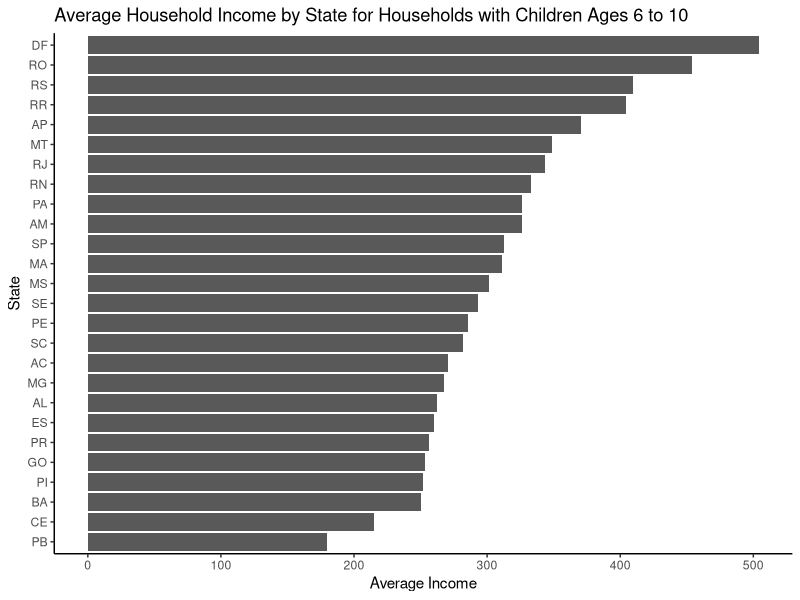
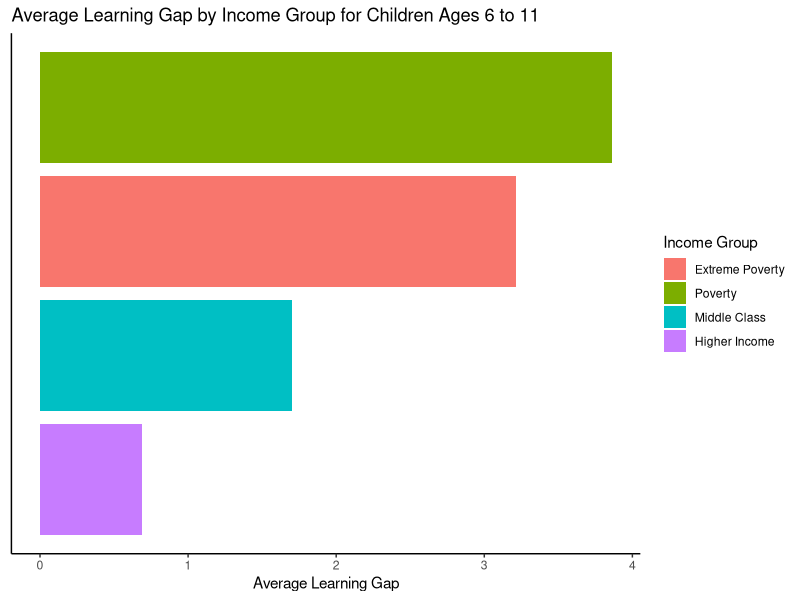
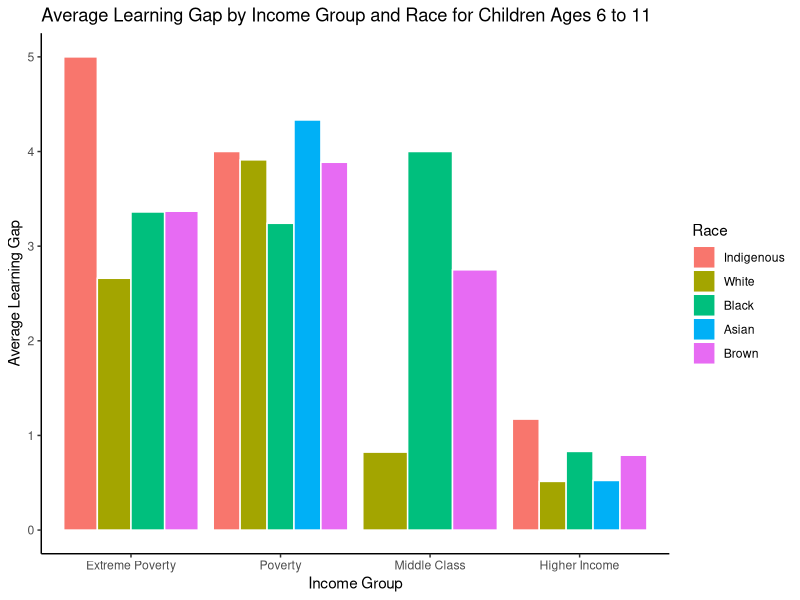

R code for these plots, in order:
## ---- chunk 1

#read the data
df_port = read.csv("PNAD.csv")

#load libraries
library(tidyverse)


## ---- chunk 2
df_en <- df_port %>%
  rename(
    age = idade,
    state = sigla_uf,
    family_size = numero_membros_familia,
    years_of_study = anos_estudo,
    current_grade_level = serie_frequentada,
    education_level = grau_frequentado,
    attends_school = frequenta_escola,
    income = renda_mensal_todas_fontes_deflacionado,
    sex = sexo,
    race = raca_cor
  ) %>%
  mutate(
    attends_school = factor(attends_school,levels = c(0, 1),labels = c("No", "Yes")),
    sex = factor(sex,levels = c(0, 1),labels = c("Female", "Male")),
race = factor(race,levels = c(0, 2, 4, 6, 8), labels = c("Indigenous", "White", "Black", "Asian", "Brown")),
    income_group = case_when(
      income >= 0 & income <= 210 ~ "Extreme Poverty",
      income <= 660 ~ "Poverty",
      income <= 8300 ~ "Middle Class",
      TRUE ~ "Higher Income"
    ),
    income_group = factor(income_group, levels = c("Extreme Poverty", "Poverty", "Middle Class", "Higher Income")),
    expected_years = age - 6,
    learning_gap = expected_years - years_of_study
  ) 
## ---- chunk 3

#Visualization 1: State vs Income

state_income <- df_en %>%
  group_by(state) %>%
  summarise(avg_income = mean(income, na.rm = TRUE)) %>%
  arrange(avg_income)



ggplot(state_income, aes(x = reorder(state, avg_income), y = avg_income)) +
  geom_col() +
  coord_flip() +
  labs(
    title = "Average Household Income by State for Households with Children Ages 6 to 10",
    x = "State",
    y = "Average Income"
  ) +
  theme_classic()

## ---- chunk 4
# Visualization 2: Grade Gap by income group
df_en %>%
  group_by(income_group) %>%
  summarise(avg_gap = mean(learning_gap, na.rm = TRUE)) %>%
  ggplot(aes(x = reorder(income_group, avg_gap), y = avg_gap, fill = income_group))+
  geom_col() +
  labs(
    title = "Average Learning Gap by Income Group for Children Ages 6 to 11",
    x = NULL,
    y = "Average Learning Gap",
    fill = "Income Group"
  ) +
  coord_flip() +
  theme_classic()+
  theme(
    axis.text.y = element_blank(),
    axis.ticks.y = element_blank())

## ---- chunk 5
learning_gap_race <- df_en %>%
  filter(!is.na(learning_gap), !is.na(race)) %>%
  group_by(income_group, race) %>%
  summarise(avg_gap = mean(learning_gap, na.rm = TRUE), .groups = "drop")

ggplot(learning_gap_race, aes(x = income_group, y = avg_gap, fill = race)) +
  geom_col(position = "dodge", color = "white") +
  labs(
    title = "Average Learning Gap by Income Group and Race for Children Ages 6 to 11",
    x = "Income Group",
    y = "Average Learning Gap",
    fill = "Race"
  ) +
  theme_classic()
